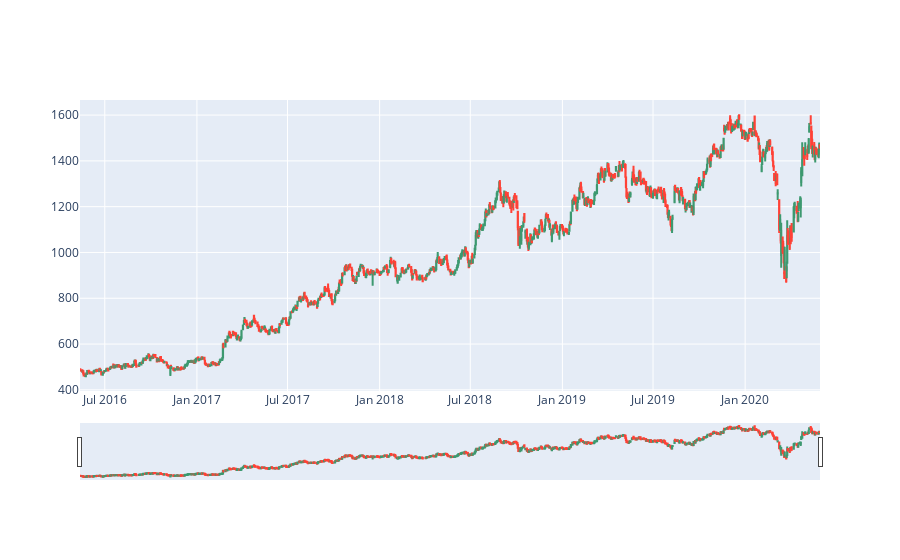

Here is the notebook cell this chart was saved with:
### Code cell
fin = fin.reset_index()

fig = go.Figure(data=[go.Candlestick(x=fin['Date'],
                open=fin['Open'],
                high=fin['High'],
                low=fin['Low'],
                close=fin['Close'])])

fig.show()

### Figure 1 — Plotly figure (JSON) as saved in the notebook; plotly's stock layout.template omitted (floating-point values rounded to 4 significant figures; data arrays with more than 128 entries replaced by an {"elided": "..."} marker saying what was removed)
{"data": [{"close": {"elided": "995 float values"}, "high": {"elided": "995 float values"}, "low": {"elided": "995 float values"}, "open": {"elided": "995 float values"}, "type": "candlestick", "x": {"elided": "995 str values"}}], "layout": {}}
